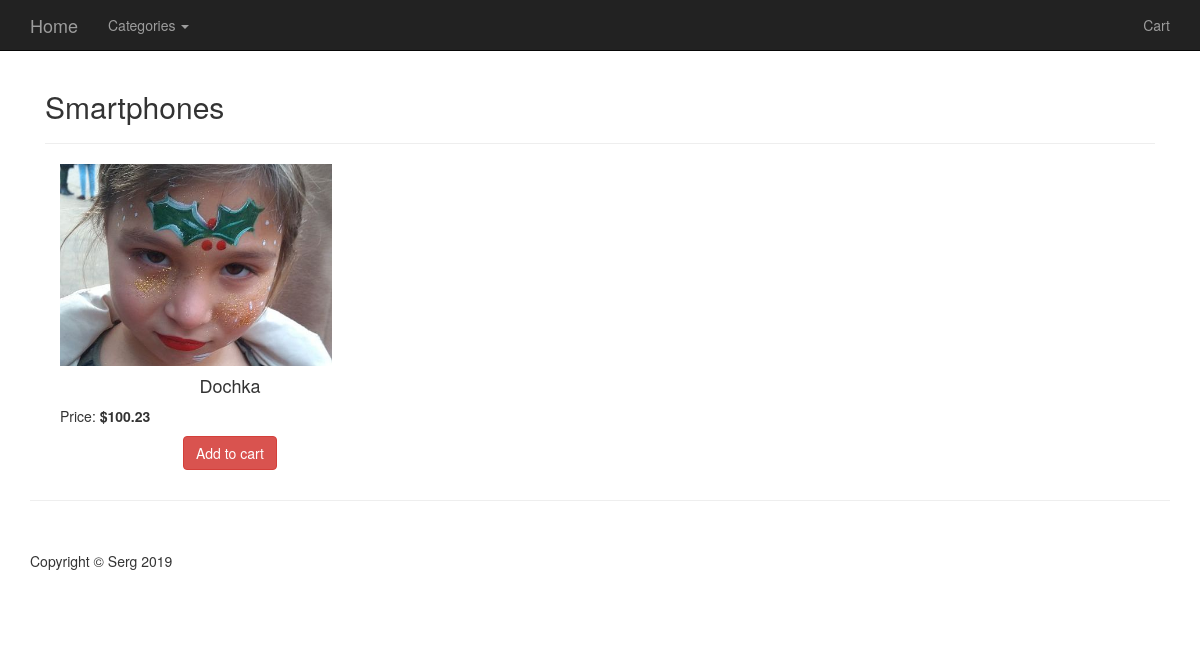
The page /category/Smartphones/ on the database its author committed.
### ecomapp/models.py (models this page shows, shortened)
class Category(models.Model):
    name = models.CharField(max_length=100)
    slug = models.SlugField(blank=True)

class Product(models.Model):
    category = models.ForeignKey(Category, on_delete=models.PROTECT)
    brand = models.ForeignKey(Brand, on_delete=models.PROTECT)
    title = models.CharField(max_length=120)
    slug = models.SlugField()
    description = models.TextField()
    image = models.ImageField(upload_to=image_folder)
    price = models.DecimalField(max_digits=9, decimal_places=2)
    available = models.BooleanField(default=True)
    objects = ProductManager()

### ecomapp/views.py (the view)
# urls.py: path('category/<str:category_slug>/', category_view, name='category_detail'),
def category_view(request, category_slug):
    category = Category.objects.get(slug=category_slug)
    products_of_category = Product.objects.filter(category=category)
    context = {
        'category': category,
        'products_of_category': products_of_category,
    }
    return render(request, 'category.html', context)

### ecomapp/templates/category.html
{% extends 'base.html' %}
{% block content %}
<div class="col-sm-12">
<h2>{{ category.name }}</h2>
    <hr>
{% for product in products_of_category %}
<div class="col-sm-4">
    <img src="{{ product.image.url }}" style="width: 80%; height: auto">
<h4 class="text-center">{{ product.title }}</h4>
<p>Price: <strong> ${{ product.price }}</strong></p>
  <p class="text-center"> <a href="#" class="text-center"><button class="btn btn-danger">Add to cart</button></a></p>
</div>
{% endfor %}
</div>
{% endblock content %}

### static_in_dev/css/shop-homepage.css (style rules this page uses)
body { padding-top: 70px; }

### rows shown on the page
Category: name "Smartphones"
Product: image (picture), title "Dochka", price "100.23"
